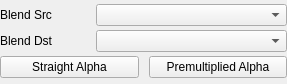
<?xml version="1.0" encoding="UTF-8"?>
<ui version="4.0">
 <class>InspectorBlend</class>
 <widget class="QWidget" name="InspectorBlend">
  <property name="geometry">
   <rect>
    <x>0</x>
    <y>0</y>
    <width>287</width>
    <height>84</height>
   </rect>
  </property>
  <property name="windowTitle">
   <string>Form</string>
  </property>
  <layout class="QVBoxLayout" name="verticalLayout">
   <property name="spacing">
    <number>0</number>
   </property>
   <property name="leftMargin">
    <number>0</number>
   </property>
   <property name="topMargin">
    <number>0</number>
   </property>
   <property name="rightMargin">
    <number>0</number>
   </property>
   <property name="bottomMargin">
    <number>0</number>
   </property>
   <item>
    <layout class="QHBoxLayout" name="horizontalLayout_3">
     <property name="spacing">
      <number>0</number>
     </property>
     <item>
      <widget class="QLabel" name="propertySrcDisplayName">
       <property name="sizePolicy">
        <sizepolicy hsizetype="Preferred" vsizetype="Preferred">
         <horstretch>1</horstretch>
         <verstretch>0</verstretch>
        </sizepolicy>
       </property>
       <property name="text">
        <string>Blend Src</string>
       </property>
      </widget>
     </item>
     <item>
      <widget class="QComboBox" name="propertySrcInput">
       <property name="sizePolicy">
        <sizepolicy hsizetype="Preferred" vsizetype="Fixed">
         <horstretch>2</horstretch>
         <verstretch>0</verstretch>
        </sizepolicy>
       </property>
      </widget>
     </item>
    </layout>
   </item>
   <item>
    <layout class="QHBoxLayout" name="horizontalLayout_2">
     <property name="spacing">
      <number>0</number>
     </property>
     <item>
      <widget class="QLabel" name="propertyDstDisplayName">
       <property name="enabled">
        <bool>true</bool>
       </property>
       <property name="sizePolicy">
        <sizepolicy hsizetype="Preferred" vsizetype="Preferred">
         <horstretch>1</horstretch>
         <verstretch>0</verstretch>
        </sizepolicy>
       </property>
       <property name="text">
        <string>Blend Dst</string>
       </property>
      </widget>
     </item>
     <item>
      <widget class="QComboBox" name="propertyDstInput">
       <property name="sizePolicy">
        <sizepolicy hsizetype="Preferred" vsizetype="Fixed">
         <horstretch>2</horstretch>
         <verstretch>0</verstretch>
        </sizepolicy>
       </property>
      </widget>
     </item>
    </layout>
   </item>
   <item>
    <layout class="QHBoxLayout" name="horizontalLayout">
     <property name="spacing">
      <number>10</number>
     </property>
     <item>
      <widget class="QPushButton" name="straightAlphaButton">
       <property name="text">
        <string>Straight Alpha</string>
       </property>
      </widget>
     </item>
     <item>
      <widget class="QPushButton" name="premultipliedAlphaButton">
       <property name="text">
        <string>Premultiplied Alpha</string>
       </property>
      </widget>
     </item>
    </layout>
   </item>
  </layout>
 </widget>
 <resources/>
 <connections/>
</ui>
